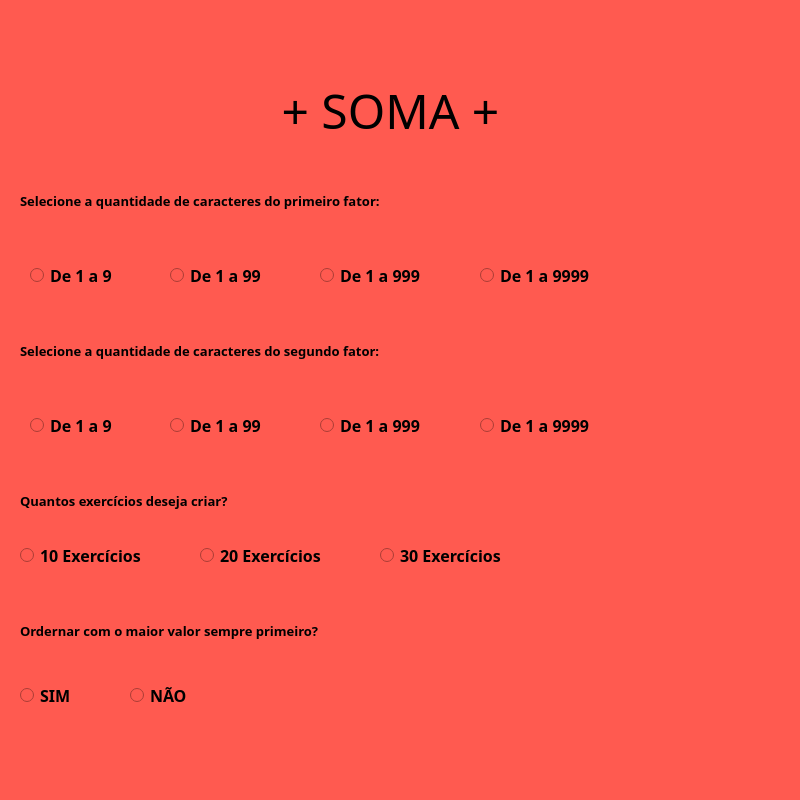
<?xml version="1.0" encoding="UTF-8"?>
<ui version="4.0">
 <class>MainWindow</class>
 <widget class="QMainWindow" name="MainWindow">
  <property name="geometry">
   <rect>
    <x>0</x>
    <y>0</y>
    <width>800</width>
    <height>800</height>
   </rect>
  </property>
  <property name="sizePolicy">
   <sizepolicy hsizetype="Fixed" vsizetype="Fixed">
    <horstretch>0</horstretch>
    <verstretch>0</verstretch>
   </sizepolicy>
  </property>
  <property name="minimumSize">
   <size>
    <width>800</width>
    <height>800</height>
   </size>
  </property>
  <property name="maximumSize">
   <size>
    <width>800</width>
    <height>800</height>
   </size>
  </property>
  <property name="windowTitle">
   <string>+ SOMA +</string>
  </property>
  <property name="styleSheet">
   <string notr="true">background-color: rgb(255, 90, 80);</string>
  </property>
  <widget class="QWidget" name="centralwidget">
   <widget class="QLabel" name="label_2">
    <property name="geometry">
     <rect>
      <x>30</x>
      <y>70</y>
      <width>721</width>
      <height>81</height>
     </rect>
    </property>
    <property name="font">
     <font>
      <family>Freehand521 BT</family>
      <pointsize>36</pointsize>
     </font>
    </property>
    <property name="layoutDirection">
     <enum>Qt::LeftToRight</enum>
    </property>
    <property name="text">
     <string>+ SOMA +</string>
    </property>
    <property name="alignment">
     <set>Qt::AlignCenter</set>
    </property>
   </widget>
   <widget class="QLabel" name="label_3">
    <property name="geometry">
     <rect>
      <x>20</x>
      <y>160</y>
      <width>441</width>
      <height>81</height>
     </rect>
    </property>
    <property name="font">
     <font>
      <family>Arial Black</family>
      <pointsize>10</pointsize>
      <weight>75</weight>
      <bold>true</bold>
     </font>
    </property>
    <property name="layoutDirection">
     <enum>Qt::LeftToRight</enum>
    </property>
    <property name="text">
     <string>Selecione a quantidade de caracteres do primeiro fator:</string>
    </property>
    <property name="alignment">
     <set>Qt::AlignLeading|Qt::AlignLeft|Qt::AlignVCenter</set>
    </property>
   </widget>
   <widget class="QRadioButton" name="f1_1_10">
    <property name="geometry">
     <rect>
      <x>30</x>
      <y>260</y>
      <width>111</width>
      <height>31</height>
     </rect>
    </property>
    <property name="font">
     <font>
      <family>Arial Black</family>
      <pointsize>12</pointsize>
      <weight>75</weight>
      <bold>true</bold>
     </font>
    </property>
    <property name="text">
     <string>De 1 a 9</string>
    </property>
    <attribute name="buttonGroup">
     <string notr="true">grupof1</string>
    </attribute>
   </widget>
   <widget class="QRadioButton" name="f1_1_99">
    <property name="geometry">
     <rect>
      <x>170</x>
      <y>260</y>
      <width>111</width>
      <height>31</height>
     </rect>
    </property>
    <property name="font">
     <font>
      <family>Arial Black</family>
      <pointsize>12</pointsize>
      <weight>75</weight>
      <bold>true</bold>
     </font>
    </property>
    <property name="text">
     <string>De 1 a 99</string>
    </property>
    <attribute name="buttonGroup">
     <string notr="true">grupof1</string>
    </attribute>
   </widget>
   <widget class="QRadioButton" name="f1_1_999">
    <property name="geometry">
     <rect>
      <x>320</x>
      <y>260</y>
      <width>111</width>
      <height>31</height>
     </rect>
    </property>
    <property name="font">
     <font>
      <family>Arial Black</family>
      <pointsize>12</pointsize>
      <weight>75</weight>
      <bold>true</bold>
     </font>
    </property>
    <property name="text">
     <string>De 1 a 999</string>
    </property>
    <attribute name="buttonGroup">
     <string notr="true">grupof1</string>
    </attribute>
   </widget>
   <widget class="QRadioButton" name="f2_1_999">
    <property name="geometry">
     <rect>
      <x>320</x>
      <y>410</y>
      <width>121</width>
      <height>31</height>
     </rect>
    </property>
    <property name="font">
     <font>
      <family>Arial Black</family>
      <pointsize>12</pointsize>
      <weight>75</weight>
      <bold>true</bold>
     </font>
    </property>
    <property name="text">
     <string>De 1 a 999</string>
    </property>
    <attribute name="buttonGroup">
     <string notr="true">grupof2</string>
    </attribute>
   </widget>
   <widget class="QRadioButton" name="f2_1_9">
    <property name="geometry">
     <rect>
      <x>30</x>
      <y>410</y>
      <width>111</width>
      <height>31</height>
     </rect>
    </property>
    <property name="font">
     <font>
      <family>Arial Black</family>
      <pointsize>12</pointsize>
      <weight>75</weight>
      <bold>true</bold>
     </font>
    </property>
    <property name="text">
     <string>De 1 a 9</string>
    </property>
    <attribute name="buttonGroup">
     <string notr="true">grupof2</string>
    </attribute>
   </widget>
   <widget class="QRadioButton" name="f2_1_99">
    <property name="geometry">
     <rect>
      <x>170</x>
      <y>410</y>
      <width>111</width>
      <height>31</height>
     </rect>
    </property>
    <property name="font">
     <font>
      <family>Arial Black</family>
      <pointsize>12</pointsize>
      <weight>75</weight>
      <bold>true</bold>
     </font>
    </property>
    <property name="text">
     <string>De 1 a 99</string>
    </property>
    <attribute name="buttonGroup">
     <string notr="true">grupof2</string>
    </attribute>
   </widget>
   <widget class="QLabel" name="label_4">
    <property name="geometry">
     <rect>
      <x>20</x>
      <y>310</y>
      <width>441</width>
      <height>81</height>
     </rect>
    </property>
    <property name="font">
     <font>
      <family>Arial Black</family>
      <pointsize>10</pointsize>
      <weight>75</weight>
      <bold>true</bold>
     </font>
    </property>
    <property name="layoutDirection">
     <enum>Qt::LeftToRight</enum>
    </property>
    <property name="text">
     <string>Selecione a quantidade de caracteres do segundo fator:</string>
    </property>
    <property name="alignment">
     <set>Qt::AlignLeading|Qt::AlignLeft|Qt::AlignVCenter</set>
    </property>
   </widget>
   <widget class="QRadioButton" name="f2_1_9999">
    <property name="geometry">
     <rect>
      <x>480</x>
      <y>410</y>
      <width>131</width>
      <height>31</height>
     </rect>
    </property>
    <property name="font">
     <font>
      <family>Arial Black</family>
      <pointsize>12</pointsize>
      <weight>75</weight>
      <bold>true</bold>
     </font>
    </property>
    <property name="text">
     <string>De 1 a 9999</string>
    </property>
    <attribute name="buttonGroup">
     <string notr="true">grupof2</string>
    </attribute>
   </widget>
   <widget class="QRadioButton" name="f1_1_9999">
    <property name="geometry">
     <rect>
      <x>480</x>
      <y>260</y>
      <width>131</width>
      <height>31</height>
     </rect>
    </property>
    <property name="font">
     <font>
      <family>Arial Black</family>
      <pointsize>12</pointsize>
      <weight>75</weight>
      <bold>true</bold>
     </font>
    </property>
    <property name="text">
     <string>De 1 a 9999</string>
    </property>
    <attribute name="buttonGroup">
     <string notr="true">grupof1</string>
    </attribute>
   </widget>
   <widget class="QLabel" name="label_5">
    <property name="geometry">
     <rect>
      <x>20</x>
      <y>460</y>
      <width>261</width>
      <height>81</height>
     </rect>
    </property>
    <property name="font">
     <font>
      <family>Arial Black</family>
      <pointsize>10</pointsize>
      <weight>75</weight>
      <bold>true</bold>
     </font>
    </property>
    <property name="layoutDirection">
     <enum>Qt::LeftToRight</enum>
    </property>
    <property name="text">
     <string>Quantos exercícios deseja criar?</string>
    </property>
    <property name="alignment">
     <set>Qt::AlignLeading|Qt::AlignLeft|Qt::AlignVCenter</set>
    </property>
   </widget>
   <widget class="QRadioButton" name="qtd_exer10">
    <property name="geometry">
     <rect>
      <x>20</x>
      <y>540</y>
      <width>151</width>
      <height>31</height>
     </rect>
    </property>
    <property name="font">
     <font>
      <family>Arial Black</family>
      <pointsize>12</pointsize>
      <weight>75</weight>
      <bold>true</bold>
     </font>
    </property>
    <property name="text">
     <string>10 Exercícios</string>
    </property>
    <attribute name="buttonGroup">
     <string notr="true">grupo_qtd</string>
    </attribute>
   </widget>
   <widget class="QRadioButton" name="qtd_exer20">
    <property name="geometry">
     <rect>
      <x>200</x>
      <y>540</y>
      <width>151</width>
      <height>31</height>
     </rect>
    </property>
    <property name="font">
     <font>
      <family>Arial Black</family>
      <pointsize>12</pointsize>
      <weight>75</weight>
      <bold>true</bold>
     </font>
    </property>
    <property name="text">
     <string>20 Exercícios</string>
    </property>
    <attribute name="buttonGroup">
     <string notr="true">grupo_qtd</string>
    </attribute>
   </widget>
   <widget class="QRadioButton" name="qtd_exer30">
    <property name="geometry">
     <rect>
      <x>380</x>
      <y>540</y>
      <width>151</width>
      <height>31</height>
     </rect>
    </property>
    <property name="font">
     <font>
      <family>Arial Black</family>
      <pointsize>12</pointsize>
      <weight>75</weight>
      <bold>true</bold>
     </font>
    </property>
    <property name="text">
     <string>30 Exercícios</string>
    </property>
    <attribute name="buttonGroup">
     <string notr="true">grupo_qtd</string>
    </attribute>
   </widget>
   <widget class="QLabel" name="label_6">
    <property name="geometry">
     <rect>
      <x>20</x>
      <y>590</y>
      <width>361</width>
      <height>81</height>
     </rect>
    </property>
    <property name="font">
     <font>
      <family>Arial Black</family>
      <pointsize>10</pointsize>
      <weight>75</weight>
      <bold>true</bold>
     </font>
    </property>
    <property name="layoutDirection">
     <enum>Qt::LeftToRight</enum>
    </property>
    <property name="text">
     <string>Ordernar com o maior valor sempre primeiro?</string>
    </property>
    <property name="alignment">
     <set>Qt::AlignLeading|Qt::AlignLeft|Qt::AlignVCenter</set>
    </property>
   </widget>
   <widget class="QRadioButton" name="ordem_sim">
    <property name="geometry">
     <rect>
      <x>20</x>
      <y>680</y>
      <width>71</width>
      <height>31</height>
     </rect>
    </property>
    <property name="font">
     <font>
      <family>Arial Black</family>
      <pointsize>12</pointsize>
      <weight>75</weight>
      <bold>true</bold>
     </font>
    </property>
    <property name="text">
     <string>SIM</string>
    </property>
    <attribute name="buttonGroup">
     <string notr="true">grupoordem</string>
    </attribute>
   </widget>
   <widget class="QRadioButton" name="ordem_nao">
    <property name="geometry">
     <rect>
      <x>130</x>
      <y>680</y>
      <width>81</width>
      <height>31</height>
     </rect>
    </property>
    <property name="font">
     <font>
      <family>Arial Black</family>
      <pointsize>12</pointsize>
      <weight>75</weight>
      <bold>true</bold>
     </font>
    </property>
    <property name="text">
     <string>NÃO</string>
    </property>
    <attribute name="buttonGroup">
     <string notr="true">grupoordem</string>
    </attribute>
   </widget>
  </widget>
 </widget>
 <resources/>
 <connections/>
 <buttongroups>
  <buttongroup name="grupof1"/>
  <buttongroup name="grupof2"/>
  <buttongroup name="grupo_qtd"/>
  <buttongroup name="grupoordem"/>
 </buttongroups>
</ui>
